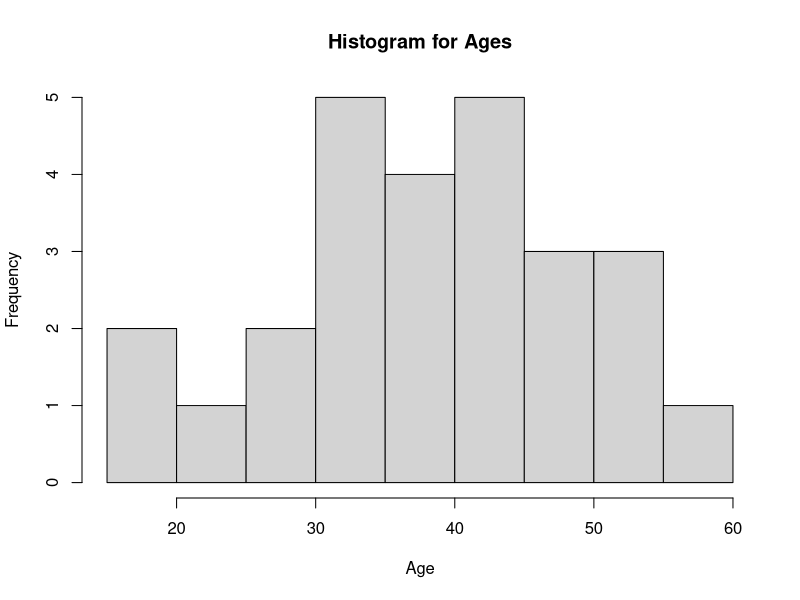
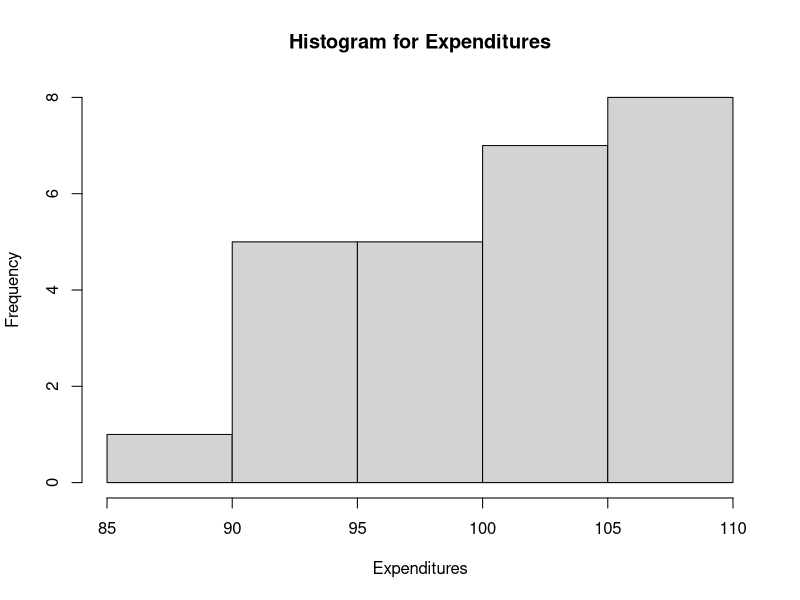
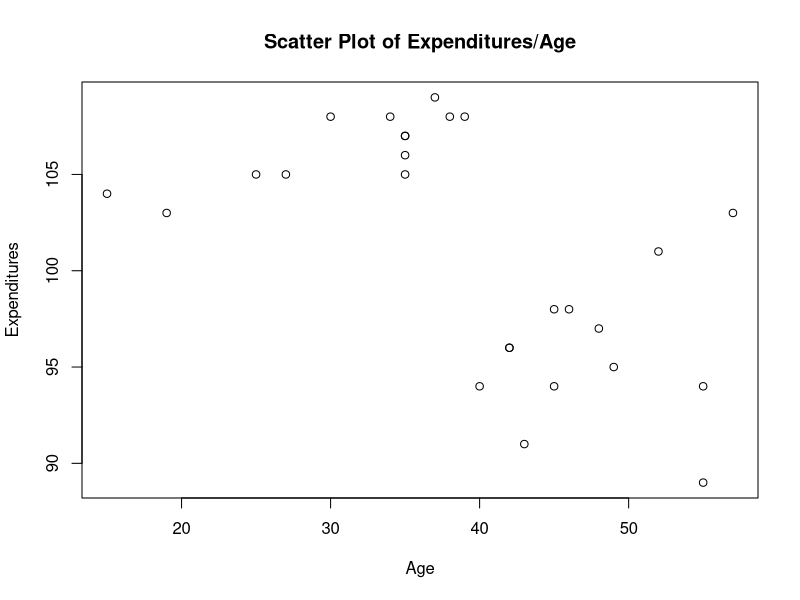

Generate these figures, in order, with R:
df <- read.delim("Datasets/TrainExer11.txt", header = T, sep = "\t")

hist(df$Age, xlab = "Age",
  main = "Histogram for Ages"
)

hist(
  df$Expenditures, xlab = "Expenditures",
  main = "Histogram for Expenditures"
)

plot(df$Age, df$Expenditures,
  main = "Scatter Plot of Expenditures/Age",
  xlab = "Age",
  ylab = "Expenditures"
)

print(sprintf("the sample mean of expenditures of all 26 clients is %f",
    mean(df$Expenditures)
))

youngers <- df[df$Age < 40, ]
olders <- df[df$Age >= 40, ]

print(sprintf(
  "The sample mean of younger clients is %f and for olders is %f",
  mean(youngers$Expenditures),
  mean(olders$Expenditures)
))

ymodel <- lm(Expenditures ~ Age, data = youngers)

y25exp <- predict(ymodel, data.frame(Age = c(25)))

print(sprintf("We expect a 25 years old expenditures to be about %f", y25exp))


omodel <- lm(Expenditures ~ Age, data = olders)

o50exp <- predict(ymodel, data.frame(Age = c(50)))

print(sprintf("We expect a 50 years old expenditures to be about %f", o50exp))

